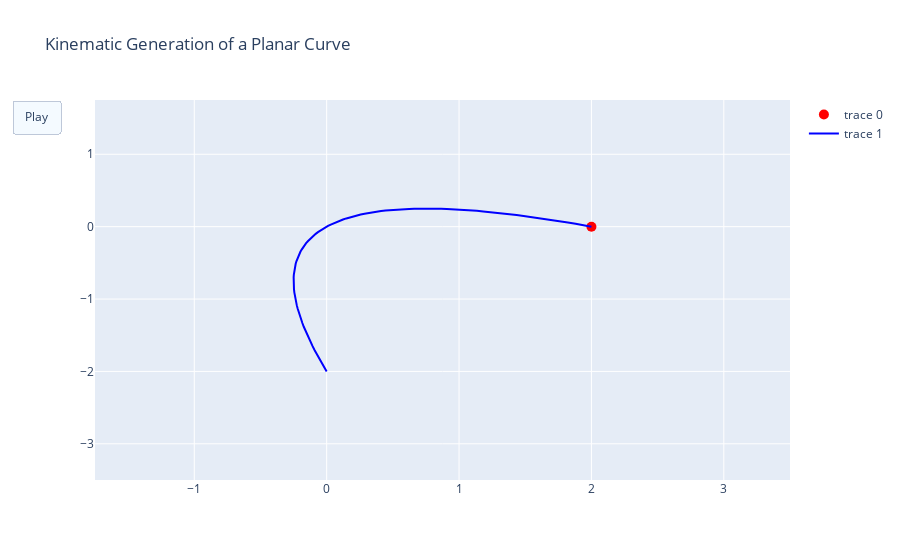

Notebook source saved alongside this figure:
### Markdown cell above
## ¿Cómo representar un objeto que se mueve?

Los planos espaciales están muy bien para representar objetos *inmóviles* en un lugar respecto a una referencia. Pero ¿si queremos representar un objeto en movimiento?. Antes de las computadoras y graficadores, había que dibujar la trayectoria que trazaba un objeto en el espacio.

### Code cell
import plotly.graph_objects as go

import numpy as np

# Generate curve data
t = np.linspace(-1, 1, 100)
x = t + t ** 2
y = t - t ** 2
xm = np.min(x) - 1.5
xM = np.max(x) + 1.5
ym = np.min(y) - 1.5
yM = np.max(y) + 1.5
N = 50
s = np.linspace(-1, 1, N)
xx = s + s ** 2
yy = s - s ** 2


# Create figure
fig = go.Figure(
    data=[go.Scatter(x=x, y=y,
                     mode="lines",
                     line=dict(width=2, color="blue")),
          go.Scatter(x=x, y=y,
                     mode="lines",
                     line=dict(width=2, color="blue"))],
    layout=go.Layout(
        xaxis=dict(range=[xm, xM], autorange=False, zeroline=False),
        yaxis=dict(range=[ym, yM], autorange=False, zeroline=False),
        title_text="Kinematic Generation of a Planar Curve", hovermode="closest",
        updatemenus=[dict(type="buttons",
                          buttons=[dict(label="Play",
                                        method="animate",
                                        args=[None])])]),
    frames=[go.Frame(
        data=[go.Scatter(
            x=[xx[k]],
            y=[yy[k]],
            mode="markers",
            marker=dict(color="red", size=10))])

        for k in range(N)]
)

fig.show()

### Figure 1 — Plotly figure (JSON) as saved in the notebook; plotly's stock layout.template omitted (floating-point values rounded to 4 significant figures)
{"data": [{"line": {"color": "blue", "width": 2}, "marker": {"color": "red", "size": 10}, "mode": "markers", "type": "scatter", "x": [2], "y": [0]}, {"line": {"color": "blue", "width": 2}, "mode": "lines", "type": "scatter", "x": [0, -0.01979, -0.03877, -0.05693, -0.07428, -0.09081, -0.1065, -0.1214, -0.1355, -0.1488, -0.1612, -0.1728, -0.1837, -0.1937, -0.2028, -0.2112, -0.2188, -0.2255, -0.2314, -0.2365, -0.2408, -0.2443, -0.2469, -0.2488, -0.2498, -0.25, -0.2494, -0.2479, -0.2457, -0.2426, -0.2388, -0.2341, -0.2285, -0.2222, -0.2151, -0.2071, -0.1983, -0.1888, -0.1783, -0.1671, -0.1551, -0.1422, -0.1286, -0.1141, -0.09877, -0.08264, -0.06571, -0.04795, -0.02938, -0.009999, 0.0102, 0.03122, 0.05306, 0.07571, 0.09917, 0.1235, 0.1486, 0.1745, 0.2012, 0.2288, 0.2571, 0.2863, 0.3163, 0.3471, 0.3787, 0.4112, 0.4444, 0.4785, 0.5134, 0.5491, 0.5857, 0.623, 0.6612, 0.7001, 0.7399, 0.7805, 0.822, 0.8642, 0.9073, 0.9511, 0.9958, 1.041, 1.088, 1.135, 1.183, 1.232, 1.281, 1.331, 1.383, 1.435, 1.488, 1.541, 1.596, 1.651, 1.707, 1.764, 1.822, 1.88, 1.94, 2], "y": [-2, -1.94, -1.88, -1.822, -1.764, -1.707, -1.651, -1.596, -1.541, -1.488, -1.435, -1.383, -1.331, -1.281, -1.232, -1.183, -1.135, -1.088, -1.041, -0.9958, -0.9511, -0.9073, -0.8642, -0.822, -0.7805, -0.7399, -0.7001, -0.6612, -0.623, -0.5857, -0.5491, -0.5134, -0.4785, -0.4444, -0.4112, -0.3787, -0.3471, -0.3163, -0.2863, -0.2571, -0.2288, -0.2012, -0.1745, -0.1486, -0.1235, -0.09917, -0.07571, -0.05306, -0.03122, -0.0102, 0.009999, 0.02938, 0.04795, 0.06571, 0.08264, 0.09877, 0.1141, 0.1286, 0.1422, 0.1551, 0.1671, 0.1783, 0.1888, 0.1983, 0.2071, 0.2151, 0.2222, 0.2285, 0.2341, 0.2388, 0.2426, 0.2457, 0.2479, 0.2494, 0.25, 0.2498, 0.2488, 0.2469, 0.2443, 0.2408, 0.2365, 0.2314, 0.2255, 0.2188, 0.2112, 0.2028, 0.1937, 0.1837, 0.1728, 0.1612, 0.1488, 0.1355, 0.1214, 0.1065, 0.09081, 0.07428, 0.05693, 0.03877, 0.01979, 0]}], "layout": {"autosize": true, "hovermode": "closest", "title": {"text": "Kinematic Generation of a Planar Curve"}, "updatemenus": [{"buttons": [{"args": [null], "label": "Play", "method": "animate"}], "type": "buttons"}], "xaxis": {"autorange": false, "range": [-1.75, 3.5], "type": "linear", "zeroline": false}, "yaxis": {"autorange": false, "range": [-3.5, 1.75], "type": "linear", "zeroline": false}}}
